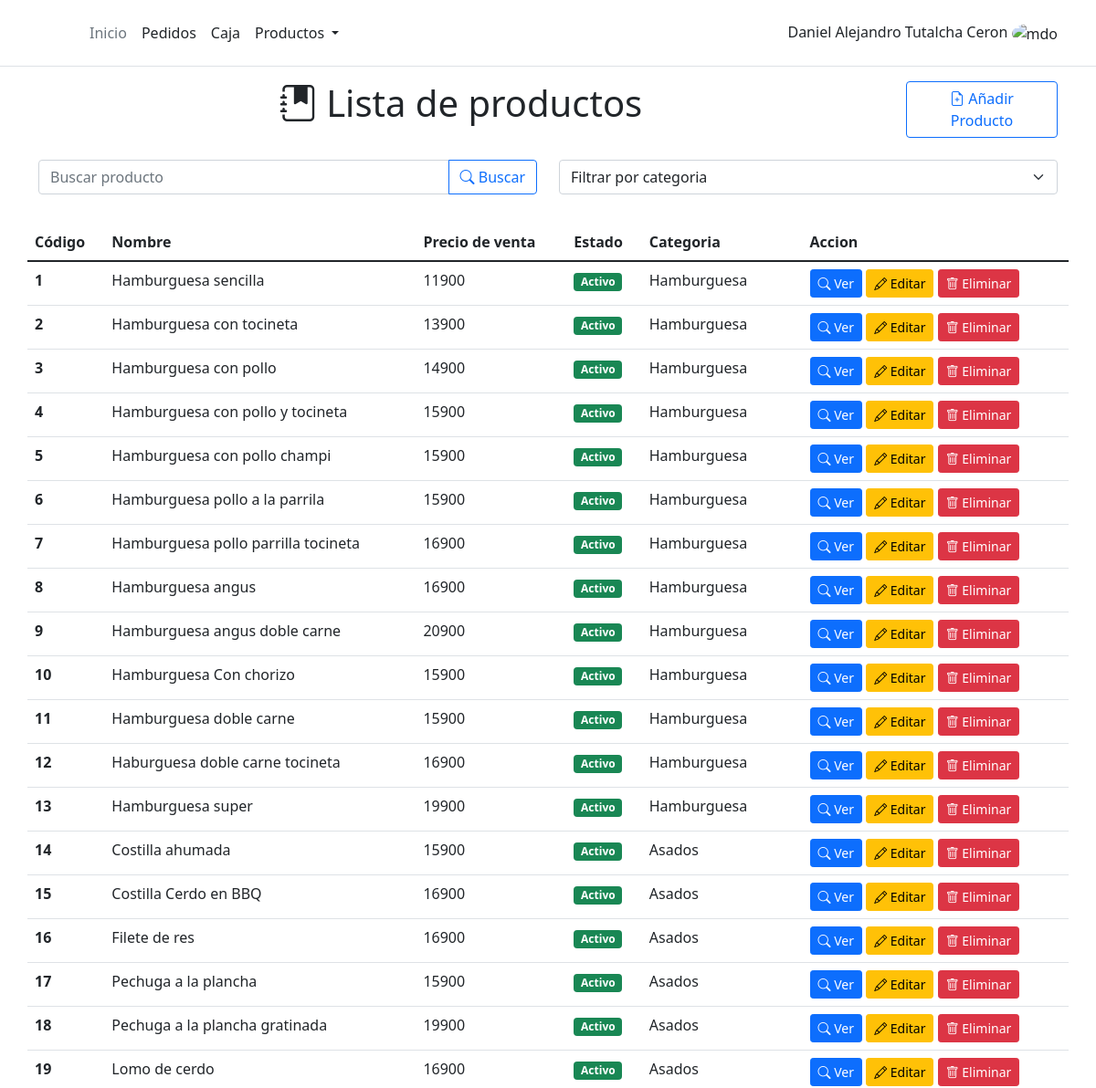
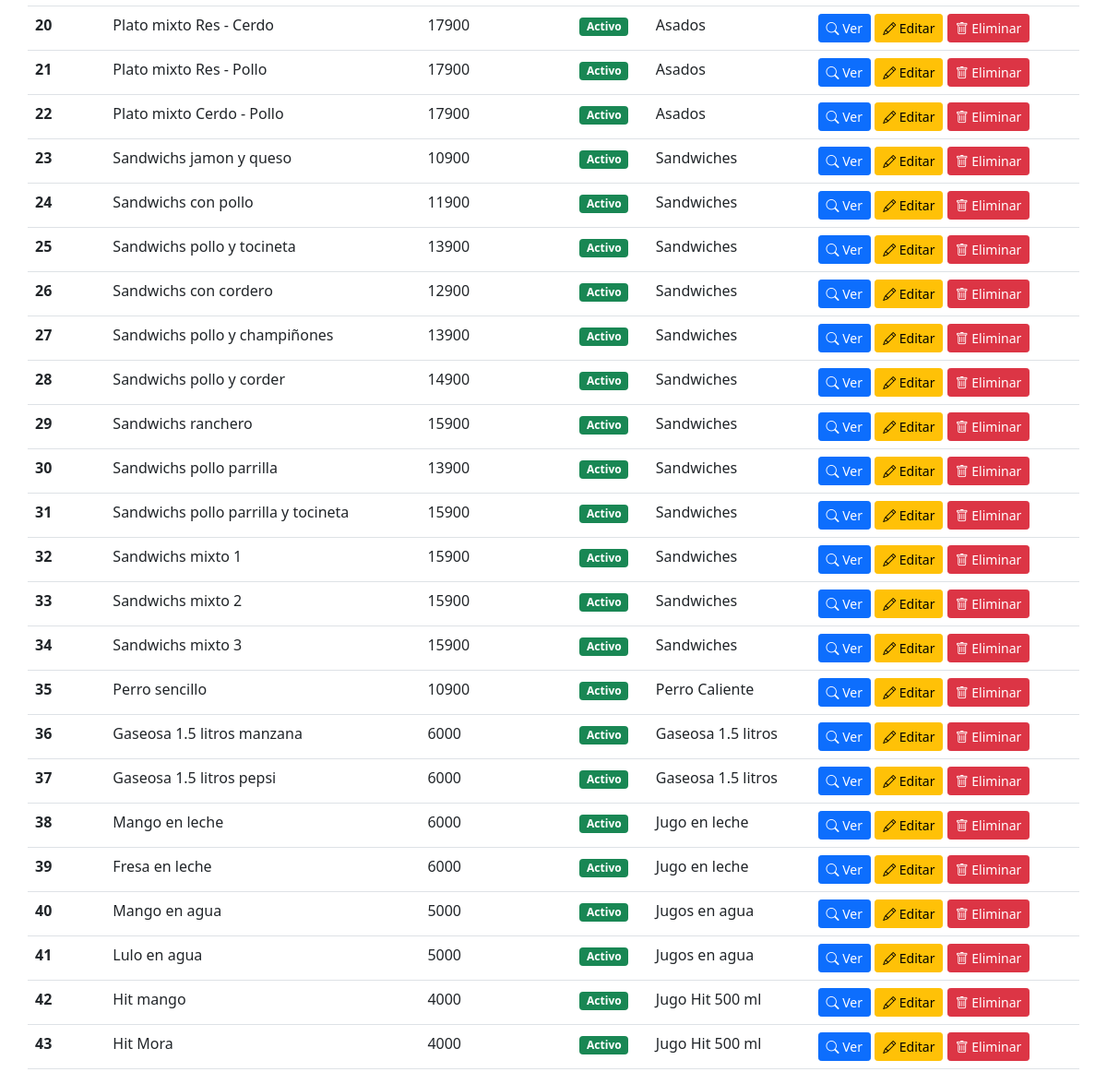
The app's page /product/ with its own data (2 pictures, top to bottom).
### product/models.py (models this page shows, shortened)
class Product(models.Model):
    code = models.IntegerField(unique=True)
    name = models.CharField(max_length=100)
    sale_price = models.IntegerField()
    category = models.ForeignKey(Category,on_delete=CASCADE)
    description = models.TextField()
    status = models.BooleanField(default= True)
    created = models.DateTimeField(auto_now_add=True, verbose_name="Fecha de creación")
    updated = models.DateTimeField(auto_now=True, verbose_name="Fecha de edición")
    class Meta:
        ordering = ['code']

class Category(models.Model):
    name = models.CharField(max_length=100)
    description = models.TextField()
    status = models.BooleanField(default=True)
    created = models.DateTimeField(auto_now_add=True, verbose_name="Fecha de creación")
    updated = models.DateTimeField(auto_now=True, verbose_name="Fecha de edición")
    class Meta:
        ordering = ['name']

### product/views.py (the view)
# urls.py: path('', ProductListView.as_view(), name='list_products'),
class ProductListView(ListView):
    model = Product
    def get_context_data(self, **kwargs):
        context = super().get_context_data(**kwargs)
        context['categorys'] = Category.objects.filter(status = True)
        return context

### product/templates/product/product_list.html (shortened to what this page needs)
{% extends 'core/base.html' %}
{% load static%}
{%block content%}
<div class="row mb-4">
	<div class="col-md-10">
		<h1 class="text-center"><i class="bi bi-journal-bookmark-fill"></i> Lista de productos</h1>
	</div>
	<div class="col-md-2">
		<a type="button" href="{% url 'product:create' %}" class="btn btn-outline-primary "><i
				class="bi bi-file-earmark-plus"></i> Añadir Producto</a>
	</div>
</div>
<div class="row mb-3 ">
	<div class="col-md-6">
		<form action="">
			<div class="input-group mb-3">
				<input type="text" class="form-control" placeholder="Buscar producto" aria-label="Buscar producto"
					aria-describedby="button-addon2">
				<button class="btn btn-outline-primary" type="button"><i class="bi-search"></i> Buscar</button>
			</div>
		</form>
	</div>
	<div class="col-md-6">
		<select class="form-select" aria-label="buscar categoria" id='filter_category'>
			<option selected>Filtrar por categoria</option>
		</select>
	</div>
</div>
<div class="row">
	<table class="table table-hover table-responsive">
		<thead>
			<tr>
				<th scope="col">Código</th>
				<th scope="col">Nombre</th>
				<th scope="col">Precio de venta</th>
				<th scope="col">Estado</th>
				<th scope="col">Categoria</th>
				<th scope="col">Accion</th>
			</tr>
		</thead>
		<tbody>
			{% for product in object_list %}
			<tr>
				<th scope="row">{{product.code}}</th>
				<td>{{product.name}}</td>
				<td>{{product.sale_price}}</td>
				{% if product.status %}
				<td> <span class="badge  bg-success">Activo</span></td>
				{% else %}
				<td><span class="badge bg-danger bg-block">Inactivo</span></td>
				{% endif %}
				<td>{{product.category.name}}</td>
				<td>
					<a href="#" class="btn btn-primary btn-sm"><i class="bi-search"></i> Ver</a>
					<a href="#" class="btn btn-warning btn-sm"><i class="bi bi-pencil"></i> Editar</a>
					<a href="#" class="btn btn-danger btn-sm"><i class="bi bi-trash"></i> Eliminar</a>
				</td>
			</tr>
			{% endfor %}
		</tbody>
	</table>
</div>
{% endblock%}

### records on screen
Product: code "1", name "Hamburguesa sencilla", sale_price "11900", status "Activo", category.name "Hamburguesa"
Product: code "2", name "Hamburguesa con tocineta", sale_price "13900", status "Activo", category.name "Hamburguesa"
Product: code "3", name "Hamburguesa con pollo", sale_price "14900", status "Activo", category.name "Hamburguesa"
Product: code "4", name "Hamburguesa con pollo y tocineta", sale_price "15900", status "Activo", category.name "Hamburguesa"
Product: code "5", name "Hamburguesa con pollo champi", sale_price "15900", status "Activo", category.name "Hamburguesa"
Product: code "6", name "Hamburguesa pollo a la parrila", sale_price "15900", status "Activo", category.name "Hamburguesa"
Product: code "7", name "Hamburguesa pollo parrilla tocineta", sale_price "16900", status "Activo", category.name "Hamburguesa"
Product: code "8", name "Hamburguesa angus", sale_price "16900", status "Activo", category.name "Hamburguesa"
Product: code "9", name "Hamburguesa angus doble carne", sale_price "20900", status "Activo", category.name "Hamburguesa"
Product: code "10", name "Hamburguesa Con chorizo", sale_price "15900", status "Activo", category.name "Hamburguesa"
Product: code "11", name "Hamburguesa doble carne", sale_price "15900", status "Activo", category.name "Hamburguesa"
Product: code "12", name "Haburguesa doble carne tocineta", sale_price "16900", status "Activo", category.name "Hamburguesa"
Product: code "13", name "Hamburguesa super", sale_price "19900", status "Activo", category.name "Hamburguesa"
Product: code "14", name "Costilla ahumada", sale_price "15900", status "Activo", category.name "Asados"
Product: code "15", name "Costilla Cerdo en BBQ", sale_price "16900", status "Activo", category.name "Asados"
Product: code "16", name "Filete de res", sale_price "16900", status "Activo", category.name "Asados"
Product: code "17", name "Pechuga a la plancha", sale_price "15900", status "Activo", category.name "Asados"
Product: code "18", name "Pechuga a la plancha gratinada", sale_price "19900", status "Activo", category.name "Asados"
Product: code "19", name "Lomo de cerdo", sale_price "16900", status "Activo", category.name "Asados"
Product: code "20", name "Plato mixto Res - Cerdo", sale_price "17900", status "Activo", category.name "Asados"
Product: code "21", name "Plato mixto Res - Pollo", sale_price "17900", status "Activo", category.name "Asados"
Product: code "22", name "Plato mixto Cerdo - Pollo", sale_price "17900", status "Activo", category.name "Asados"
Product: code "23", name "Sandwichs jamon y queso", sale_price "10900", status "Activo", category.name "Sandwiches"
Product: code "24", name "Sandwichs con pollo", sale_price "11900", status "Activo", category.name "Sandwiches"
Product: code "25", name "Sandwichs pollo y tocineta", sale_price "13900", status "Activo", category.name "Sandwiches"
Product: code "26", name "Sandwichs con cordero", sale_price "12900", status "Activo", category.name "Sandwiches"
Product: code "27", name "Sandwichs pollo y champiñones", sale_price "13900", status "Activo", category.name "Sandwiches"
Product: code "28", name "Sandwichs pollo y corder", sale_price "14900", status "Activo", category.name "Sandwiches"
Product: code "29", name "Sandwichs ranchero", sale_price "15900", status "Activo", category.name "Sandwiches"
Product: code "30", name "Sandwichs pollo parrilla", sale_price "13900", status "Activo", category.name "Sandwiches"
Product: code "31", name "Sandwichs pollo parrilla y tocineta", sale_price "15900", status "Activo", category.name "Sandwiches"
Product: code "32", name "Sandwichs mixto 1", sale_price "15900", status "Activo", category.name "Sandwiches"
Product: code "33", name "Sandwichs mixto 2", sale_price "15900", status "Activo", category.name "Sandwiches"
Product: code "34", name "Sandwichs mixto 3", sale_price "15900", status "Activo", category.name "Sandwiches"
Product: code "35", name "Perro sencillo", sale_price "10900", status "Activo", category.name "Perro Caliente"
Product: code "36", name "Gaseosa 1.5 litros manzana", sale_price "6000", status "Activo", category.name "Gaseosa 1.5 litros"
Product: code "37", name "Gaseosa 1.5 litros pepsi", sale_price "6000", status "Activo", category.name "Gaseosa 1.5 litros"
Product: code "38", name "Mango en leche", sale_price "6000", status "Activo", category.name "Jugo en leche"
Product: code "39", name "Fresa en leche", sale_price "6000", status "Activo", category.name "Jugo en leche"
Product: code "40", name "Mango en agua", sale_price "5000", status "Activo", category.name "Jugos en agua"
Product: code "41", name "Lulo en agua", sale_price "5000", status "Activo", category.name "Jugos en agua"
Product: code "42", name "Hit mango", sale_price "4000", status "Activo", category.name "Jugo Hit 500 ml"
Product: code "43", name "Hit Mora", sale_price "4000", status "Activo", category.name "Jugo Hit 500 ml"
